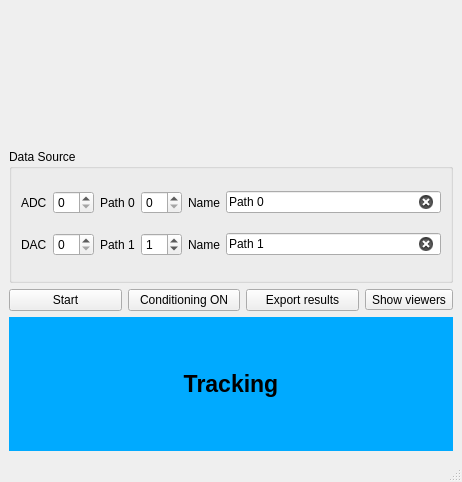
<?xml version="1.0" encoding="UTF-8"?>
<ui version="4.0">
 <class>LTPOnlineWindow</class>
 <widget class="QMainWindow" name="LTPOnlineWindow">
  <property name="geometry">
   <rect>
    <x>0</x>
    <y>0</y>
    <width>462</width>
    <height>482</height>
   </rect>
  </property>
  <property name="windowTitle">
   <string>Synaptic Plasticity</string>
  </property>
  <widget class="QWidget" name="centralwidget">
   <layout class="QGridLayout" name="gridLayout_2">
    <item row="0" column="0">
     <layout class="QVBoxLayout" name="verticalLayout">
      <item>
       <widget class="MetaDataWidget" name="metaDataWidget" native="true"/>
      </item>
      <item>
       <widget class="QGroupBox" name="groupBoxDataSource">
        <property name="title">
         <string>Data Source</string>
        </property>
        <layout class="QGridLayout" name="gridLayout">
         <item row="0" column="0">
          <layout class="QHBoxLayout" name="horizontalLayout">
           <item>
            <widget class="QLabel" name="ADCIndexLabel">
             <property name="toolTip">
              <string>Index of ADC channel recording the source</string>
             </property>
             <property name="statusTip">
              <string>Index of ADC channel recording the source</string>
             </property>
             <property name="whatsThis">
              <string>Index of ADC channel recording the source</string>
             </property>
             <property name="text">
              <string>ADC</string>
             </property>
             <property name="buddy">
              <cstring>ADCIndexSpinBox</cstring>
             </property>
            </widget>
           </item>
           <item>
            <widget class="QSpinBox" name="ADCIndexSpinBox"/>
           </item>
           <item>
            <widget class="QLabel" name="path0Label">
             <property name="text">
              <string>Path 0</string>
             </property>
             <property name="buddy">
              <cstring>path0SpinBox</cstring>
             </property>
            </widget>
           </item>
           <item>
            <widget class="QSpinBox" name="path0SpinBox">
             <property name="toolTip">
              <string>Index of DIG channel used for stimulating Path 0</string>
             </property>
             <property name="statusTip">
              <string>Index of DIG channel used for stimulating Path 0</string>
             </property>
             <property name="whatsThis">
              <string>Index of DIG channel used for stimulating Path 0</string>
             </property>
            </widget>
           </item>
           <item>
            <widget class="QLabel" name="path0NameLabel">
             <property name="text">
              <string>Name</string>
             </property>
             <property name="buddy">
              <cstring>path0NameEdit</cstring>
             </property>
            </widget>
           </item>
           <item>
            <widget class="QLineEdit" name="path0NameEdit">
             <property name="toolTip">
              <string>Name of path 0</string>
             </property>
             <property name="statusTip">
              <string>Name of path 0</string>
             </property>
             <property name="whatsThis">
              <string>Name of path 0</string>
             </property>
             <property name="text">
              <string>Path 0</string>
             </property>
             <property name="dragEnabled">
              <bool>true</bool>
             </property>
             <property name="clearButtonEnabled">
              <bool>true</bool>
             </property>
            </widget>
           </item>
          </layout>
         </item>
         <item row="1" column="0">
          <layout class="QHBoxLayout" name="horizontalLayout_2">
           <item>
            <widget class="QLabel" name="DACIndexLabel">
             <property name="toolTip">
              <string>Index of DAC channel used for command signal (patch) 
and / or main digital output pattern (patch and field recording)</string>
             </property>
             <property name="statusTip">
              <string>Index of DAC channel used for command signal (patch)  and / or main digital output pattern (patch and field recording)</string>
             </property>
             <property name="whatsThis">
              <string>Index of DAC channel used for command signal (patch) 
and / or main digital output pattern (patch and field recording)</string>
             </property>
             <property name="text">
              <string>DAC</string>
             </property>
             <property name="buddy">
              <cstring>DACIndexSpinBox</cstring>
             </property>
            </widget>
           </item>
           <item>
            <widget class="QSpinBox" name="DACIndexSpinBox"/>
           </item>
           <item>
            <widget class="QLabel" name="path1Label">
             <property name="text">
              <string>Path 1</string>
             </property>
             <property name="buddy">
              <cstring>path1SpinBox</cstring>
             </property>
            </widget>
           </item>
           <item>
            <widget class="QSpinBox" name="path1SpinBox">
             <property name="toolTip">
              <string>Index of DIG channel used for stimulating Path 1</string>
             </property>
             <property name="statusTip">
              <string>Index of DIG channel used for stimulating Path 1</string>
             </property>
             <property name="whatsThis">
              <string>Index of DIG channel used for stimulating Path 1</string>
             </property>
             <property name="value">
              <number>1</number>
             </property>
            </widget>
           </item>
           <item>
            <widget class="QLabel" name="path1NameLabel">
             <property name="text">
              <string>Name</string>
             </property>
             <property name="buddy">
              <cstring>path1NameEdit</cstring>
             </property>
            </widget>
           </item>
           <item>
            <widget class="QLineEdit" name="path1NameEdit">
             <property name="toolTip">
              <string>Name of path 1</string>
             </property>
             <property name="statusTip">
              <string>Name of path 1</string>
             </property>
             <property name="whatsThis">
              <string>Name of path 1</string>
             </property>
             <property name="text">
              <string>Path 1</string>
             </property>
             <property name="dragEnabled">
              <bool>true</bool>
             </property>
             <property name="clearButtonEnabled">
              <bool>true</bool>
             </property>
            </widget>
           </item>
          </layout>
         </item>
        </layout>
       </widget>
      </item>
      <item>
       <layout class="QHBoxLayout" name="horizontalLayout_3">
        <item>
         <widget class="QPushButton" name="startStopPushButton">
          <property name="toolTip">
           <string>Start monitoring Clampex output</string>
          </property>
          <property name="statusTip">
           <string>Start monitoring Clampex output</string>
          </property>
          <property name="whatsThis">
           <string>Start monitoring Clampex output</string>
          </property>
          <property name="text">
           <string>Start</string>
          </property>
         </widget>
        </item>
        <item>
         <widget class="QPushButton" name="conditioningPushButton">
          <property name="enabled">
           <bool>true</bool>
          </property>
          <property name="toolTip">
           <string>Activate conditioning mode for subsequent trials</string>
          </property>
          <property name="statusTip">
           <string>Activate conditioning mode for subsequent trials</string>
          </property>
          <property name="whatsThis">
           <string>Activate conditioning mode for subsequent trials</string>
          </property>
          <property name="text">
           <string>Conditioning ON</string>
          </property>
         </widget>
        </item>
        <item>
         <widget class="QPushButton" name="exportResultsPushButton">
          <property name="enabled">
           <bool>true</bool>
          </property>
          <property name="toolTip">
           <string>Export results to workspace</string>
          </property>
          <property name="statusTip">
           <string>Export results to workspace</string>
          </property>
          <property name="whatsThis">
           <string>Export results to workspace</string>
          </property>
          <property name="text">
           <string>Export results</string>
          </property>
         </widget>
        </item>
        <item>
         <widget class="QToolButton" name="showViewersToolButton">
          <property name="toolTip">
           <string>Show all viewers</string>
          </property>
          <property name="statusTip">
           <string>Show all viewers</string>
          </property>
          <property name="whatsThis">
           <string>Show all viewers</string>
          </property>
          <property name="text">
           <string>Show viewers</string>
          </property>
          <property name="icon">
           <iconset theme="window-list">
            <normaloff>.</normaloff>.</iconset>
          </property>
         </widget>
        </item>
       </layout>
      </item>
      <item>
       <widget class="QLabel" name="TrackingConditioningLabel">
        <property name="palette">
         <palette>
          <active>
           <colorrole role="WindowText">
            <brush brushstyle="SolidPattern">
             <color alpha="255">
              <red>0</red>
              <green>0</green>
              <blue>0</blue>
             </color>
            </brush>
           </colorrole>
           <colorrole role="Button">
            <brush brushstyle="SolidPattern">
             <color alpha="255">
              <red>0</red>
              <green>170</green>
              <blue>255</blue>
             </color>
            </brush>
           </colorrole>
           <colorrole role="Light">
            <brush brushstyle="SolidPattern">
             <color alpha="255">
              <red>127</red>
              <green>212</green>
              <blue>255</blue>
             </color>
            </brush>
           </colorrole>
           <colorrole role="Midlight">
            <brush brushstyle="SolidPattern">
             <color alpha="255">
              <red>63</red>
              <green>191</green>
              <blue>255</blue>
             </color>
            </brush>
           </colorrole>
           <colorrole role="Dark">
            <brush brushstyle="SolidPattern">
             <color alpha="255">
              <red>0</red>
              <green>85</green>
              <blue>127</blue>
             </color>
            </brush>
           </colorrole>
           <colorrole role="Mid">
            <brush brushstyle="SolidPattern">
             <color alpha="255">
              <red>0</red>
              <green>113</green>
              <blue>170</blue>
             </color>
            </brush>
           </colorrole>
           <colorrole role="Text">
            <brush brushstyle="SolidPattern">
             <color alpha="255">
              <red>0</red>
              <green>0</green>
              <blue>0</blue>
             </color>
            </brush>
           </colorrole>
           <colorrole role="BrightText">
            <brush brushstyle="SolidPattern">
             <color alpha="255">
              <red>255</red>
              <green>255</green>
              <blue>255</blue>
             </color>
            </brush>
           </colorrole>
           <colorrole role="ButtonText">
            <brush brushstyle="SolidPattern">
             <color alpha="255">
              <red>0</red>
              <green>0</green>
              <blue>0</blue>
             </color>
            </brush>
           </colorrole>
           <colorrole role="Base">
            <brush brushstyle="SolidPattern">
             <color alpha="255">
              <red>255</red>
              <green>255</green>
              <blue>255</blue>
             </color>
            </brush>
           </colorrole>
           <colorrole role="Window">
            <brush brushstyle="SolidPattern">
             <color alpha="255">
              <red>0</red>
              <green>170</green>
              <blue>255</blue>
             </color>
            </brush>
           </colorrole>
           <colorrole role="Shadow">
            <brush brushstyle="SolidPattern">
             <color alpha="255">
              <red>0</red>
              <green>0</green>
              <blue>0</blue>
             </color>
            </brush>
           </colorrole>
           <colorrole role="AlternateBase">
            <brush brushstyle="SolidPattern">
             <color alpha="255">
              <red>127</red>
              <green>212</green>
              <blue>255</blue>
             </color>
            </brush>
           </colorrole>
           <colorrole role="ToolTipBase">
            <brush brushstyle="SolidPattern">
             <color alpha="255">
              <red>255</red>
              <green>255</green>
              <blue>220</blue>
             </color>
            </brush>
           </colorrole>
           <colorrole role="ToolTipText">
            <brush brushstyle="SolidPattern">
             <color alpha="255">
              <red>0</red>
              <green>0</green>
              <blue>0</blue>
             </color>
            </brush>
           </colorrole>
           <colorrole role="PlaceholderText">
            <brush brushstyle="SolidPattern">
             <color alpha="128">
              <red>0</red>
              <green>0</green>
              <blue>0</blue>
             </color>
            </brush>
           </colorrole>
          </active>
          <inactive>
           <colorrole role="WindowText">
            <brush brushstyle="SolidPattern">
             <color alpha="255">
              <red>0</red>
              <green>0</green>
              <blue>0</blue>
             </color>
            </brush>
           </colorrole>
           <colorrole role="Button">
            <brush brushstyle="SolidPattern">
             <color alpha="255">
              <red>0</red>
              <green>170</green>
              <blue>255</blue>
             </color>
            </brush>
           </colorrole>
           <colorrole role="Light">
            <brush brushstyle="SolidPattern">
             <color alpha="255">
              <red>127</red>
              <green>212</green>
              <blue>255</blue>
             </color>
            </brush>
           </colorrole>
           <colorrole role="Midlight">
            <brush brushstyle="SolidPattern">
             <color alpha="255">
              <red>63</red>
              <green>191</green>
              <blue>255</blue>
             </color>
            </brush>
           </colorrole>
           <colorrole role="Dark">
            <brush brushstyle="SolidPattern">
             <color alpha="255">
              <red>0</red>
              <green>85</green>
              <blue>127</blue>
             </color>
            </brush>
           </colorrole>
           <colorrole role="Mid">
            <brush brushstyle="SolidPattern">
             <color alpha="255">
              <red>0</red>
              <green>113</green>
              <blue>170</blue>
             </color>
            </brush>
           </colorrole>
           <colorrole role="Text">
            <brush brushstyle="SolidPattern">
             <color alpha="255">
              <red>0</red>
              <green>0</green>
              <blue>0</blue>
             </color>
            </brush>
           </colorrole>
           <colorrole role="BrightText">
            <brush brushstyle="SolidPattern">
             <color alpha="255">
              <red>255</red>
              <green>255</green>
              <blue>255</blue>
             </color>
            </brush>
           </colorrole>
           <colorrole role="ButtonText">
            <brush brushstyle="SolidPattern">
             <color alpha="255">
              <red>0</red>
              <green>0</green>
              <blue>0</blue>
             </color>
            </brush>
           </colorrole>
           <colorrole role="Base">
            <brush brushstyle="SolidPattern">
             <color alpha="255">
              <red>255</red>
              <green>255</green>
              <blue>255</blue>
             </color>
            </brush>
           </colorrole>
           <colorrole role="Window">
            <brush brushstyle="SolidPattern">
             <color alpha="255">
              <red>0</red>
              <green>170</green>
              <blue>255</blue>
             </color>
            </brush>
           </colorrole>
           <colorrole role="Shadow">
            <brush brushstyle="SolidPattern">
             <color alpha="255">
              <red>0</red>
              <green>0</green>
              <blue>0</blue>
             </color>
            </brush>
           </colorrole>
           <colorrole role="AlternateBase">
            <brush brushstyle="SolidPattern">
             <color alpha="255">
              <red>127</red>
              <green>212</green>
              <blue>255</blue>
             </color>
            </brush>
           </colorrole>
           <colorrole role="ToolTipBase">
            <brush brushstyle="SolidPattern">
             <color alpha="255">
              <red>255</red>
              <green>255</green>
              <blue>220</blue>
             </color>
            </brush>
           </colorrole>
           <colorrole role="ToolTipText">
            <brush brushstyle="SolidPattern">
             <color alpha="255">
              <red>0</red>
              <green>0</green>
              <blue>0</blue>
             </color>
            </brush>
           </colorrole>
           <colorrole role="PlaceholderText">
            <brush brushstyle="SolidPattern">
             <color alpha="128">
              <red>0</red>
              <green>0</green>
              <blue>0</blue>
             </color>
            </brush>
           </colorrole>
          </inactive>
          <disabled>
           <colorrole role="WindowText">
            <brush brushstyle="SolidPattern">
             <color alpha="255">
              <red>0</red>
              <green>85</green>
              <blue>127</blue>
             </color>
            </brush>
           </colorrole>
           <colorrole role="Button">
            <brush brushstyle="SolidPattern">
             <color alpha="255">
              <red>0</red>
              <green>170</green>
              <blue>255</blue>
             </color>
            </brush>
           </colorrole>
           <colorrole role="Light">
            <brush brushstyle="SolidPattern">
             <color alpha="255">
              <red>127</red>
              <green>212</green>
              <blue>255</blue>
             </color>
            </brush>
           </colorrole>
           <colorrole role="Midlight">
            <brush brushstyle="SolidPattern">
             <color alpha="255">
              <red>63</red>
              <green>191</green>
              <blue>255</blue>
             </color>
            </brush>
           </colorrole>
           <colorrole role="Dark">
            <brush brushstyle="SolidPattern">
             <color alpha="255">
              <red>0</red>
              <green>85</green>
              <blue>127</blue>
             </color>
            </brush>
           </colorrole>
           <colorrole role="Mid">
            <brush brushstyle="SolidPattern">
             <color alpha="255">
              <red>0</red>
              <green>113</green>
              <blue>170</blue>
             </color>
            </brush>
           </colorrole>
           <colorrole role="Text">
            <brush brushstyle="SolidPattern">
             <color alpha="255">
              <red>0</red>
              <green>85</green>
              <blue>127</blue>
             </color>
            </brush>
           </colorrole>
           <colorrole role="BrightText">
            <brush brushstyle="SolidPattern">
             <color alpha="255">
              <red>255</red>
              <green>255</green>
              <blue>255</blue>
             </color>
            </brush>
           </colorrole>
           <colorrole role="ButtonText">
            <brush brushstyle="SolidPattern">
             <color alpha="255">
              <red>0</red>
              <green>85</green>
              <blue>127</blue>
             </color>
            </brush>
           </colorrole>
           <colorrole role="Base">
            <brush brushstyle="SolidPattern">
             <color alpha="255">
              <red>0</red>
              <green>170</green>
              <blue>255</blue>
             </color>
            </brush>
           </colorrole>
           <colorrole role="Window">
            <brush brushstyle="SolidPattern">
             <color alpha="255">
              <red>0</red>
              <green>170</green>
              <blue>255</blue>
             </color>
            </brush>
           </colorrole>
           <colorrole role="Shadow">
            <brush brushstyle="SolidPattern">
             <color alpha="255">
              <red>0</red>
              <green>0</green>
              <blue>0</blue>
             </color>
            </brush>
           </colorrole>
           <colorrole role="AlternateBase">
            <brush brushstyle="SolidPattern">
             <color alpha="255">
              <red>0</red>
              <green>170</green>
              <blue>255</blue>
             </color>
            </brush>
           </colorrole>
           <colorrole role="ToolTipBase">
            <brush brushstyle="SolidPattern">
             <color alpha="255">
              <red>255</red>
              <green>255</green>
              <blue>220</blue>
             </color>
            </brush>
           </colorrole>
           <colorrole role="ToolTipText">
            <brush brushstyle="SolidPattern">
             <color alpha="255">
              <red>0</red>
              <green>0</green>
              <blue>0</blue>
             </color>
            </brush>
           </colorrole>
           <colorrole role="PlaceholderText">
            <brush brushstyle="SolidPattern">
             <color alpha="128">
              <red>0</red>
              <green>0</green>
              <blue>0</blue>
             </color>
            </brush>
           </colorrole>
          </disabled>
         </palette>
        </property>
        <property name="font">
         <font>
          <pointsize>17</pointsize>
          <weight>75</weight>
          <bold>true</bold>
         </font>
        </property>
        <property name="autoFillBackground">
         <bool>true</bool>
        </property>
        <property name="text">
         <string>Tracking</string>
        </property>
        <property name="textFormat">
         <enum>Qt::PlainText</enum>
        </property>
        <property name="scaledContents">
         <bool>true</bool>
        </property>
        <property name="alignment">
         <set>Qt::AlignCenter</set>
        </property>
       </widget>
      </item>
     </layout>
    </item>
   </layout>
  </widget>
  <widget class="QMenuBar" name="menubar">
   <property name="geometry">
    <rect>
     <x>0</x>
     <y>0</y>
     <width>462</width>
     <height>30</height>
    </rect>
   </property>
  </widget>
  <widget class="QStatusBar" name="statusbar"/>
  <action name="actionBaseline_runs">
   <property name="text">
    <string>Baseline runs</string>
   </property>
  </action>
  <action name="actionChase_run">
   <property name="text">
    <string>Chase run</string>
   </property>
  </action>
  <action name="actionConditioning">
   <property name="text">
    <string>Conditioning</string>
   </property>
  </action>
  <action name="actionImport_2">
   <property name="text">
    <string>Import</string>
   </property>
  </action>
  <action name="actionCreate">
   <property name="text">
    <string>Create</string>
   </property>
  </action>
  <action name="actionSave">
   <property name="text">
    <string>Save</string>
   </property>
   <property name="toolTip">
    <string>Save experiment</string>
   </property>
   <property name="statusTip">
    <string>Save experiment</string>
   </property>
   <property name="whatsThis">
    <string>Save experiment</string>
   </property>
  </action>
  <action name="actionExport">
   <property name="text">
    <string>Export</string>
   </property>
   <property name="toolTip">
    <string>Export experiment to workspace</string>
   </property>
   <property name="statusTip">
    <string>Export experiment to workspace</string>
   </property>
   <property name="whatsThis">
    <string>Export experiment to workspace</string>
   </property>
  </action>
  <action name="actionOpenOptions">
   <property name="text">
    <string>Open</string>
   </property>
  </action>
  <action name="actionImportOptions">
   <property name="text">
    <string>Import</string>
   </property>
  </action>
  <action name="actionSaveOptions">
   <property name="text">
    <string>Save</string>
   </property>
  </action>
  <action name="actionExportOptions">
   <property name="text">
    <string>Export</string>
   </property>
  </action>
  <action name="actionExperiment">
   <property name="text">
    <string>Experiment</string>
   </property>
  </action>
  <action name="actionOpenExperimentFile">
   <property name="text">
    <string>Experiment</string>
   </property>
  </action>
  <action name="actionOpenBaselineSourceFiles">
   <property name="text">
    <string>Baseline</string>
   </property>
   <property name="toolTip">
    <string>Open Baseline Sources</string>
   </property>
  </action>
  <action name="actionOpenChaseSourceFiles">
   <property name="text">
    <string>Chase</string>
   </property>
   <property name="toolTip">
    <string>Chase Sources</string>
   </property>
  </action>
  <action name="actionOpenConditioningSourceFiles">
   <property name="text">
    <string>Conditioning Data</string>
   </property>
  </action>
  <action name="actionOpenPathwayCrosstalkSourceFiles">
   <property name="text">
    <string>Pathway Crosstalk Data</string>
   </property>
  </action>
  <action name="actionViewBaselineData">
   <property name="text">
    <string>Baseline</string>
   </property>
  </action>
  <action name="actionViewChaseData">
   <property name="text">
    <string>Chase</string>
   </property>
  </action>
  <action name="actionViewConditioningData">
   <property name="text">
    <string>Conditioning</string>
   </property>
  </action>
  <action name="actionViewRawBaselineData">
   <property name="text">
    <string>Baseline</string>
   </property>
  </action>
  <action name="actionViewRawChaseData">
   <property name="text">
    <string>Chase</string>
   </property>
  </action>
  <action name="actionViewRawCrossTalkData">
   <property name="text">
    <string>Cross-talk</string>
   </property>
  </action>
  <action name="actionViewCrossTalkData">
   <property name="text">
    <string>Cross-talk</string>
   </property>
  </action>
  <action name="actionOpenBaselineSources">
   <property name="text">
    <string>Baseline</string>
   </property>
  </action>
  <action name="actionImportBaselineSourceData">
   <property name="text">
    <string>Baseline</string>
   </property>
  </action>
  <action name="actionImportConditioningSourceData">
   <property name="text">
    <string>Conditioning</string>
   </property>
  </action>
  <action name="actionImportChaseSourceData">
   <property name="text">
    <string>Chase</string>
   </property>
  </action>
  <action name="actionImportPathwayCrosstalkSourceData">
   <property name="text">
    <string>Pathway Crosstalk</string>
   </property>
  </action>
 </widget>
 <customwidgets>
  <customwidget>
   <class>MetaDataWidget</class>
   <extends>QWidget</extends>
   <header location="global">gui.widgets.metadatawidget</header>
   <container>1</container>
  </customwidget>
 </customwidgets>
 <resources/>
 <connections/>
</ui>
